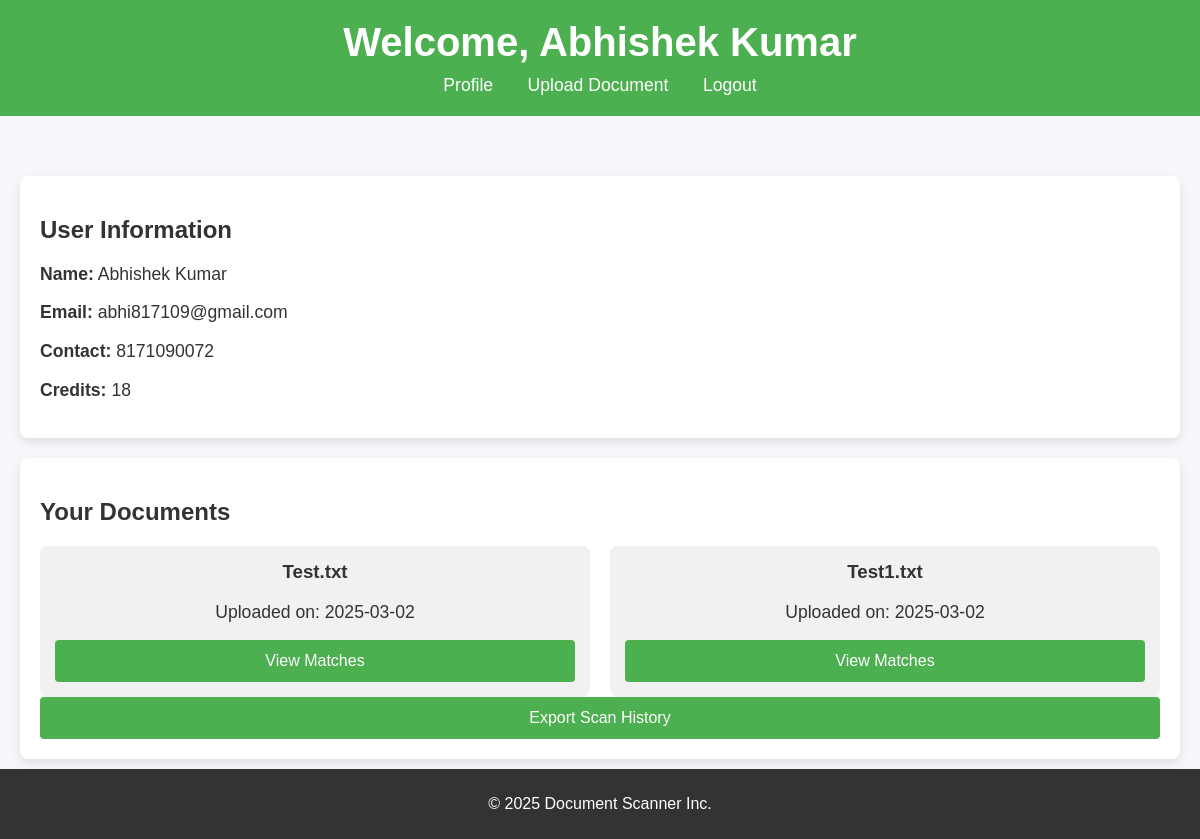
The page /user/profile (signed in) on the database as committed earlier.
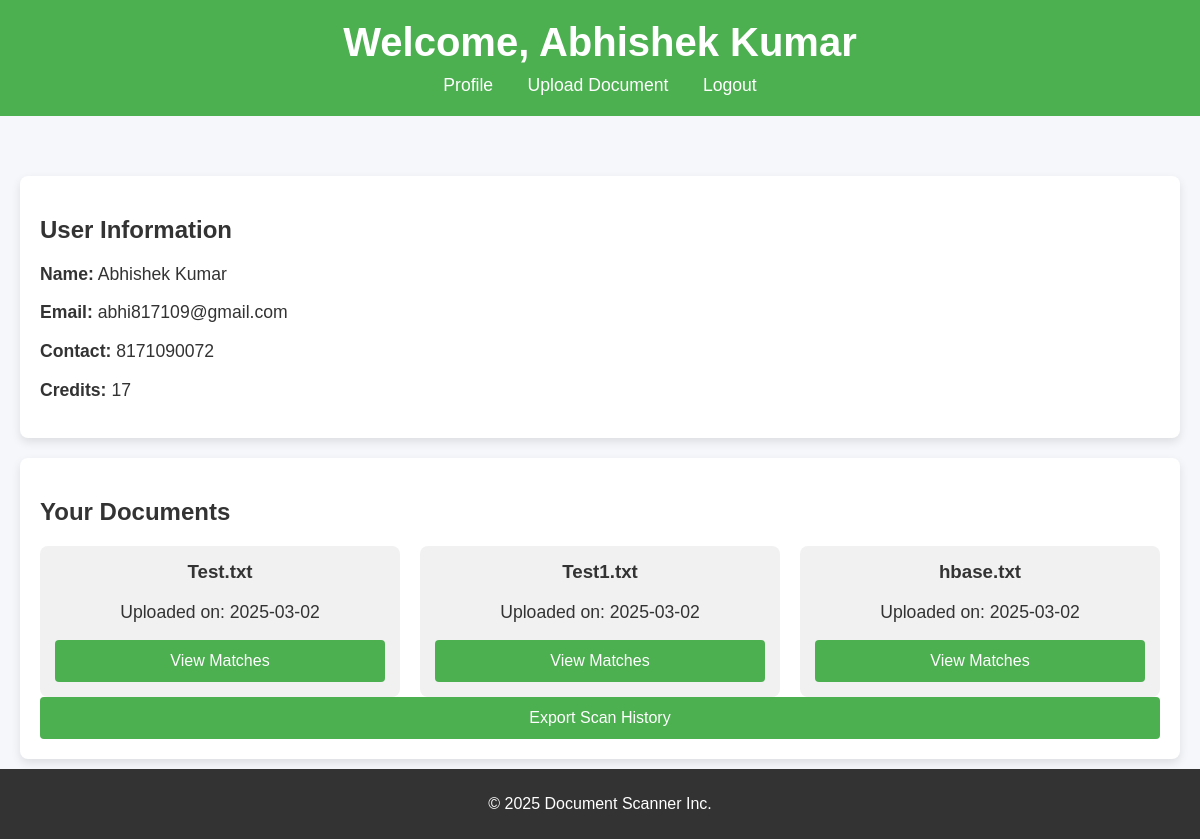
The same page on the database as committed later.
### tables this page shows
CREATE TABLE users (
            id INTEGER PRIMARY KEY AUTOINCREMENT,
            name TEXT NOT NULL,
            email TEXT UNIQUE NOT NULL,
            contact TEXT NOT NULL,
            password_hash TEXT NOT NULL,
            role TEXT DEFAULT 'user',
            credits INTEGER DEFAULT 20,
            last_reset DATE DEFAULT CURRENT_DATE
        );

CREATE TABLE documents (
            id INTEGER PRIMARY KEY AUTOINCREMENT,
            user_id INTEGER NOT NULL,
            filename TEXT NOT NULL,
            content TEXT NOT NULL,
            upload_date DATE DEFAULT CURRENT_DATE,
            FOREIGN KEY (user_id) REFERENCES users (id)
        );

### app.py (the view)
@app.route('/user/profile')
def profile():
    if 'user_id' not in session:
        flash('Please log in to access this page.', 'error')
        return redirect('/auth/login')
    conn = get_db_connection()
    cursor = conn.cursor()
    cursor.execute('SELECT * FROM users WHERE id = ?', (session['user_id'],))
    user = cursor.fetchone()
    cursor.execute('SELECT * FROM documents WHERE user_id = ?', (session['user_id'],))
    documents = cursor.fetchall()
    conn.close()
    return render_template('profile.html', user=user, documents=documents)

### app.py (called while the page is built)
def get_db_connection():
    conn = sqlite3.connect('database.db')
    conn.row_factory = sqlite3.Row
    return conn

### templates/profile.html (shortened to what this page needs)
<!DOCTYPE html>
<html lang="en">
<head>
  <link rel="stylesheet" href="{{ url_for('static', filename='style.css') }}">
</head>
<body>
  <header class="header">
    <h1>Welcome, {{ user['name'] }}</h1>
    <nav class="nav">
      <a href="/user/profile">Profile</a>
      <a href="/scan">Upload Document</a>
      <a href="/auth/logout">Logout</a>
    </nav>
  </header>
  <main class="profile-main">
    <section class="card user-info">
      <h2>User Information</h2>
      <p><strong>Name:</strong> {{ user['name'] }}</p>
      <p><strong>Email:</strong> {{ user['email'] }}</p>
      <p><strong>Contact:</strong> {{ user['contact'] }}</p>
      <p><strong>Credits:</strong> {{ user['credits'] }}</p>
    </section>
    <section class="card documents">
      <h2>Your Documents</h2>
      {% if documents %}
        <div class="doc-grid">
          {% for doc in documents %}
            <div class="doc-card">
              <h3>{{ doc['filename'] }}</h3>
              <p>Uploaded on: {{ doc['upload_date'] }}</p>
              <a href="/matches/{{ doc['id'] }}" class="btn">View Matches</a>
            </div>
          {% endfor %}
        </div>
      {% else %}
        <p>You have not uploaded any documents yet.</p>
      {% endif %}
      <a href="/user/export" class="btn">Export Scan History</a>
    </section>
  </main>
  <footer class="footer">
    <p>&copy; 2025 Document Scanner Inc.</p>
  </footer>
</body>
</html>

### static/style.css (style rules this page uses)
* { box-sizing: border-box; }
body { font-family: 'Arial', sans-serif; margin: 0; padding: 0; background: #f5f7fa; color: #333; }
.header { background: #4CAF50; color: #fff; padding: 20px; text-align: center; }
.header h1 { margin: 0; font-size: 2.5rem; animation: fadeIn 1.5s ease-in-out; }
.nav { margin-top: 10px; }
.nav a { color: #fff; text-decoration: none; margin: 0 15px; font-size: 1.1rem; transition: color 0.3s ease; }
.profile-main, .upload-main, .form-main { max-width: 1200px; margin: 40px auto; padding: 20px; }
.card { background: #fff; border-radius: 8px; box-shadow: 0 4px 10px rgba(0,0,0,0.1); padding: 20px; margin-bottom: 20px; }
.user-info p, .documents p { font-size: 1.1rem; }
.doc-grid { display: flex; flex-wrap: wrap; gap: 20px; }
.doc-card { background: #f1f1f1; border-radius: 8px; padding: 15px; flex: 1 1 calc(33.333% - 20px); text-align: center; transition: transform 0.3s ease; }
.doc-card h3 { margin-top: 0; }
.btn { display: inline-block; width: 100%; background: #4CAF50; color: #fff; border: none; padding: 12px; font-size: 1rem; border-radius: 4px; cursor: pointer; transition: background 0.3s ease; text-decoration: none; text-align: center; }
.footer { background: #333; color: #fff; text-align: center; padding: 10px; position: fixed; bottom: 0; width: 100%; }

Rows that differ between the two databases and show on the page:
changed users "Abhishek Kumar": credits "18" → "17"
added documents: filename "hbase.txt", upload_date "2025-03-02"
